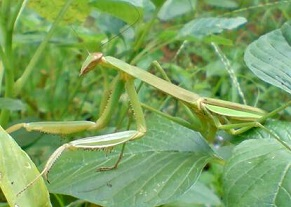
%> input picture projek/sampleprj15.jpg, 291 x 207 px
$ octave prjpcd.m   (GNU Octave 9; MATLAB toolbox functions it lacks are replaced by stand-ins)
%> lines starting %> are read from the running program, lines starting %| are printed output that depends on the picture; in (x1, y1, x2, y2) boxes, pixels count from 0 and x2, y2 are one past the last pixel; in counts of white or black regions, pixels touching at a corner belong together; the program's own positions count from 1
### projek/adflt.m
function [ gmbrbru ] = adflt( b )
%UNTITLED3 Summary of this function goes here
%   Detailed explanation goes here

uk=size(b,1)*size(b,2);

b1=imnoise(b,'gaussian',0,0.015);
%figure,imshow(b1);

b1= double(b1);

%membuat jarak matriks 0 terhadap matriks gambar
M=6;
N=6;

%menempatkan matriks 0 diluar matriks gambar
C=padarray(b1,[round(M/2),round(N/2)]);

%membuat matriks variance
lvar=zeros([size(b1,1) size(b1,2)]);
%membuat matriks mean
lmean=zeros([size(b1,1) size(b1,2)]);
%membuat matriks untuk angka sementara
temp=zeros([size(b1,1) size(b1,2)]);
%membuat matriks untuk hasil dari adaptive filtering
gmbrbru=zeros([size(b1,1) size(b1,2)]);

for i=1:size(C,1)-M-1
    for j=1:size(C,2)-N-1


        temp=C(i:i+(M-1),j:j+(N-1));
        tmp=reshape(temp,[1,(M*N)]);
             %mencari nilai mean lokal dan variance lokal
        lmean(i,j)=mean(tmp);
        lvar(i,j)=mean(tmp.^2)-mean(tmp).^2;

    end
end

%Noise variance dan rata2 local variance
nvar=sum(lvar(:))/uk;

%mencari nilai max antara lokal variance dan noise variance nilai max akan
%menjadi nilai lokal variance
 lvar=max(lvar,nvar);

 %rumus adaptive filtering = gambar - (noise variance/local variance)*(gambar-local_mean);
 gmbrbru=nvar./lvar;
 gmbrbru=gmbrbru.*(b1-lmean);
 gmbrbru=b1-gmbrbru;


 %Convert the image to uint8 format.
 gmbrbru=uint8(gmbrbru);


end

### projek/prjpcd.m
clear all
I=imread('sampleprj15.jpg');
%> I is the input picture: size 207x291x3 uint8; mean R, G, B 124, 162.7, 96
b=rgb2gray(I);
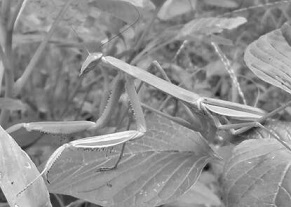
%> b: size 207x291 uint8; min 14, max 252, mean 143.5


NewImg=histeq(b);
hasil1=adflt(NewImg);
%> in adflt, `b1=imnoise(b,'gaussian',0,0.015);`:
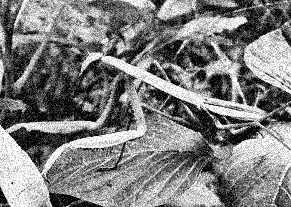
%> b1: size 207x291 uint8; min 0, max 255, mean 126.7
%> in adflt, `C=padarray(b1,[round(M/2),round(N/2)]);`:
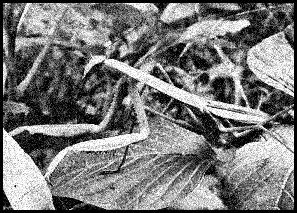
%> C: size 213x297 double; min 0, max 255, mean 120.6
%> after the loop in adflt, `for i=1:size(C,1)-M-1`:
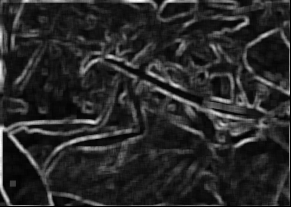
%> lvar: size 207x291 double; min 0, max 14582.4, mean 2374.2; drawn with min black and max white
%> in adflt, `nvar=sum(lvar(:))/uk;`: nvar = 2374.2
%> in adflt, `lvar=max(lvar,nvar);`:
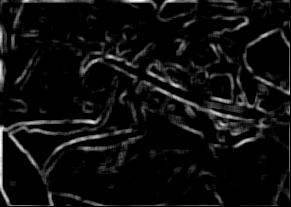
%> lvar: size 207x291 double; min 2374.2, max 14582.4, mean 3095.8; drawn with min black and max white
%> in adflt, `gmbrbru=b1-gmbrbru;`:
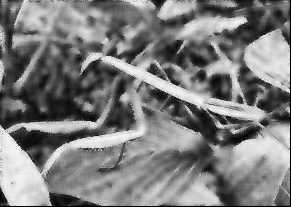
%> gmbrbru: size 207x291 double; min 0, max 246.3, mean 125.2
level=graythresh(hasil1);
%> level = 0.482
coba=im2bw(hasil1,level);
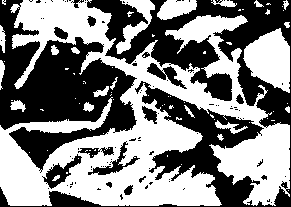
%> coba: size 207x291 logical; 51.5% white; 94 black regions (78 under 20 px), largest, box (x1, y1, x2, y2) and area: (0, 0, 291, 207) 15984, (0, 0, 137, 173) 11055, (42, 154, 82, 189) 451


% [12 lines of commented-out code are left out]


subplot(2,1,1),imshow(coba);
subplot(2,1,2),imshow(hasil);
%> (this line was passed over: hasil is not available in this run)
